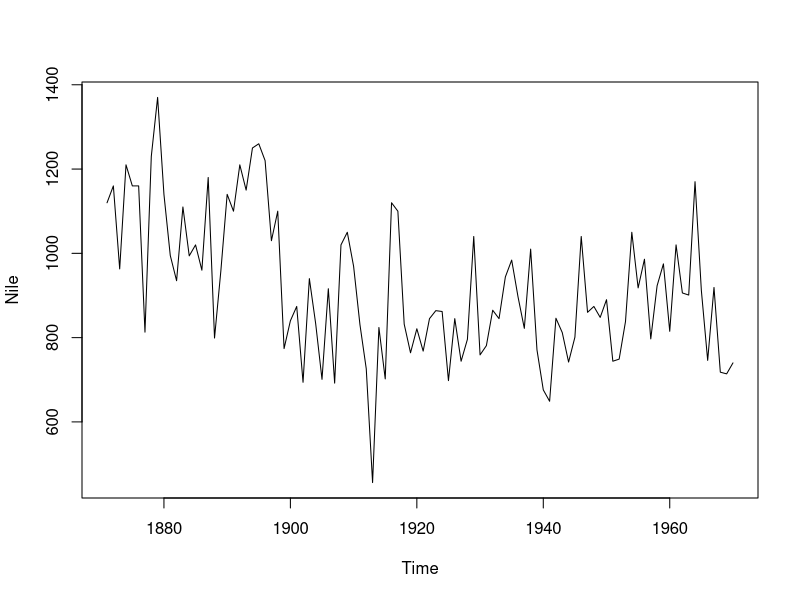
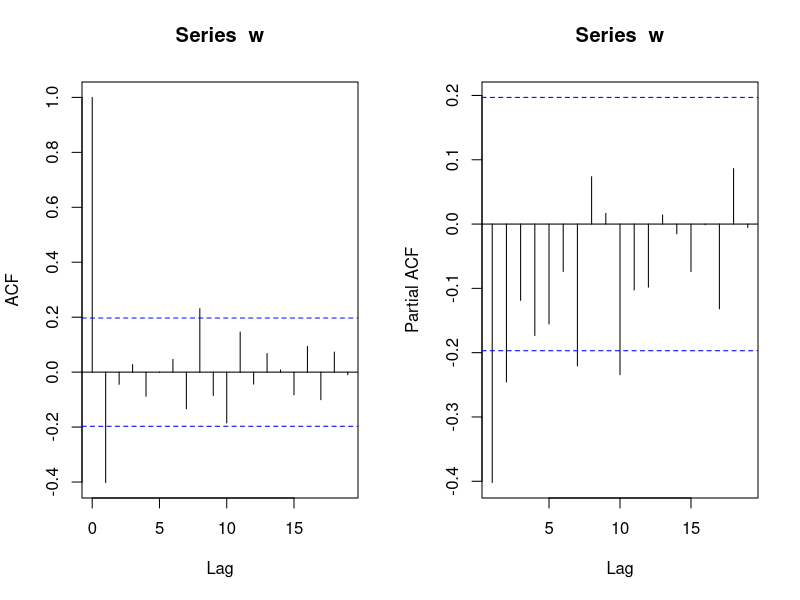

These figures' R source, in order:
library(forecast); library(tseries)

# ---- Etapa 1: identificacion --------------------------------------------
plot(Nile)                              # SIEMPRE lo primero
d <- ndiffs(Nile)                       # cuantas diferencias
w <- if (d == 0) Nile else diff(Nile, differences = d)
par(mfrow = c(1, 2)); acf(w); pacf(w); par(mfrow = c(1, 1))

# ---- Etapa 2: estimacion ------------------------------------------------
ajuste <- arima(Nile, order = c(1, d, 1), method = "ML")

# ---- Etapa 3: diagnostico -----------------------------------------------
res <- residuals(ajuste)
Box.test(res, lag = 20, type = "Ljung-Box", fitdf = 2)$p.value
#> [1] 0.7997371       > 0.05: no hay evidencia de estructura sobrante

# ---- Etapa 4: uso (con el MISMO ajuste de la etapa 2) -------------------
pron <- forecast(ajuste, h = 10)
round(as.numeric(pron$mean[1:3]), 2)
#> [1] 816.18 835.56 840.49
